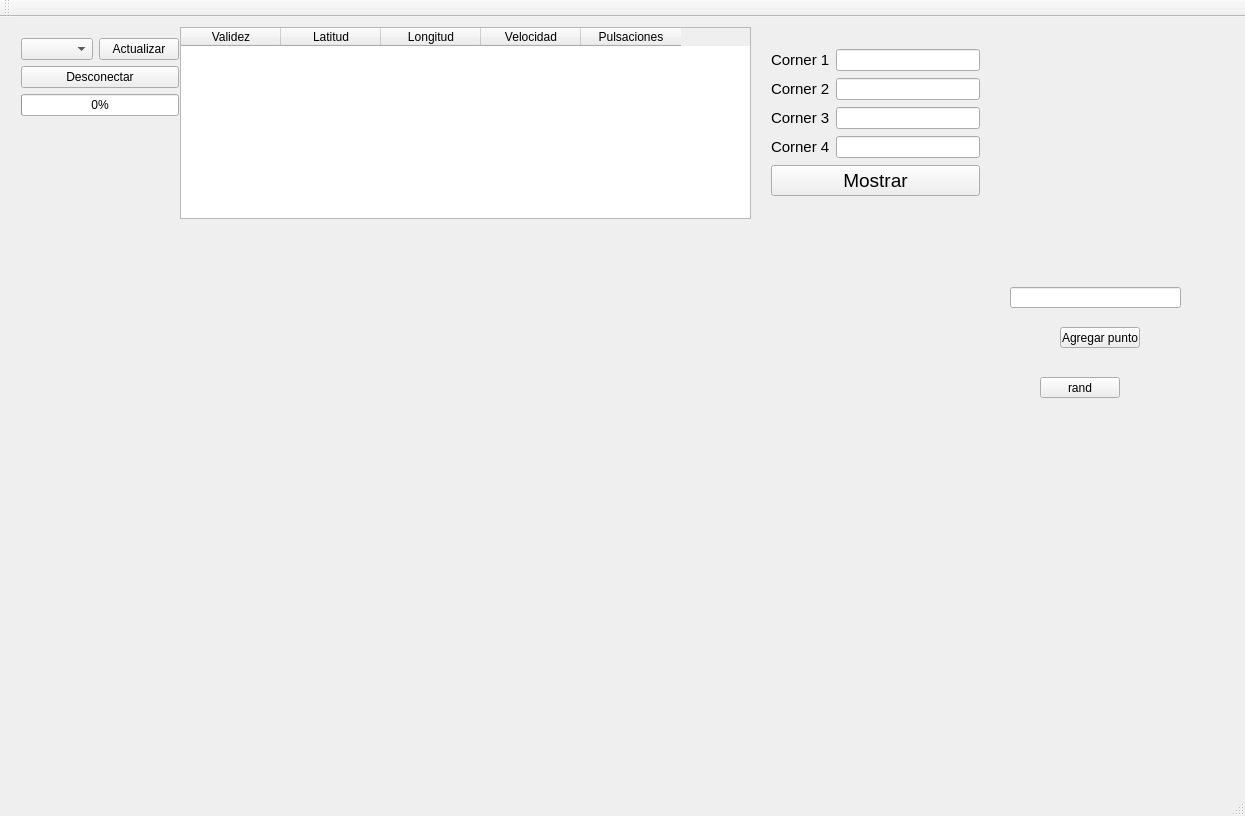
<?xml version="1.0" encoding="UTF-8"?>
<ui version="4.0">
 <class>MainWindow</class>
 <widget class="QMainWindow" name="MainWindow">
  <property name="geometry">
   <rect>
    <x>0</x>
    <y>0</y>
    <width>1245</width>
    <height>816</height>
   </rect>
  </property>
  <property name="windowTitle">
   <string>MainWindow</string>
  </property>
  <widget class="QWidget" name="centralWidget">
   <widget class="QTableWidget" name="tableWidgetdato">
    <property name="geometry">
     <rect>
      <x>180</x>
      <y>10</y>
      <width>571</width>
      <height>192</height>
     </rect>
    </property>
    <property name="autoScroll">
     <bool>false</bool>
    </property>
    <property name="editTriggers">
     <set>QAbstractItemView::NoEditTriggers</set>
    </property>
    <property name="alternatingRowColors">
     <bool>true</bool>
    </property>
    <property name="selectionBehavior">
     <enum>QAbstractItemView::SelectRows</enum>
    </property>
    <property name="textElideMode">
     <enum>Qt::ElideMiddle</enum>
    </property>
    <property name="verticalScrollMode">
     <enum>QAbstractItemView::ScrollPerItem</enum>
    </property>
    <column>
     <property name="text">
      <string>Validez</string>
     </property>
     <property name="textAlignment">
      <set>AlignCenter</set>
     </property>
    </column>
    <column>
     <property name="text">
      <string>Latitud</string>
     </property>
     <property name="textAlignment">
      <set>AlignCenter</set>
     </property>
    </column>
    <column>
     <property name="text">
      <string>Longitud</string>
     </property>
     <property name="textAlignment">
      <set>AlignCenter</set>
     </property>
    </column>
    <column>
     <property name="text">
      <string>Velocidad</string>
     </property>
     <property name="textAlignment">
      <set>AlignCenter</set>
     </property>
    </column>
    <column>
     <property name="text">
      <string>Pulsaciones</string>
     </property>
     <property name="textAlignment">
      <set>AlignCenter</set>
     </property>
    </column>
   </widget>
   <widget class="QWidget" name="layoutWidget">
    <property name="geometry">
     <rect>
      <x>10</x>
      <y>10</y>
      <width>162</width>
      <height>91</height>
     </rect>
    </property>
    <layout class="QVBoxLayout" name="verticalLayout">
     <property name="sizeConstraint">
      <enum>QLayout::SetFixedSize</enum>
     </property>
     <item>
      <layout class="QHBoxLayout" name="horizontalLayout">
       <item>
        <widget class="QComboBox" name="serie_combo"/>
       </item>
       <item>
        <widget class="QPushButton" name="serie_actualizar">
         <property name="text">
          <string>Actualizar</string>
         </property>
        </widget>
       </item>
      </layout>
     </item>
     <item>
      <widget class="QPushButton" name="serie_desconectar">
       <property name="text">
        <string>Desconectar</string>
       </property>
      </widget>
     </item>
     <item>
      <widget class="QProgressBar" name="progressBarserie">
       <property name="value">
        <number>0</number>
       </property>
       <property name="textVisible">
        <bool>true</bool>
       </property>
      </widget>
     </item>
    </layout>
   </widget>
   <widget class="QCustomPlot" name="plot" native="true">
    <property name="geometry">
     <rect>
      <x>50</x>
      <y>220</y>
      <width>901</width>
      <height>501</height>
     </rect>
    </property>
    <property name="autoFillBackground">
     <bool>false</bool>
    </property>
   </widget>
   <widget class="QWidget" name="layoutWidget">
    <property name="geometry">
     <rect>
      <x>760</x>
      <y>20</y>
      <width>231</width>
      <height>171</height>
     </rect>
    </property>
    <layout class="QVBoxLayout" name="verticalLayout_2">
     <item>
      <layout class="QHBoxLayout" name="horizontalLayout_2">
       <item>
        <widget class="QLabel" name="label">
         <property name="font">
          <font>
           <pointsize>11</pointsize>
          </font>
         </property>
         <property name="text">
          <string>Corner 1</string>
         </property>
        </widget>
       </item>
       <item>
        <widget class="QLineEdit" name="lineEditcorner1"/>
       </item>
      </layout>
     </item>
     <item>
      <layout class="QHBoxLayout" name="horizontalLayout_3">
       <item>
        <widget class="QLabel" name="label_2">
         <property name="font">
          <font>
           <pointsize>11</pointsize>
          </font>
         </property>
         <property name="text">
          <string>Corner 2</string>
         </property>
        </widget>
       </item>
       <item>
        <widget class="QLineEdit" name="lineEditcorner2"/>
       </item>
      </layout>
     </item>
     <item>
      <layout class="QHBoxLayout" name="horizontalLayout_4">
       <item>
        <widget class="QLabel" name="label_3">
         <property name="font">
          <font>
           <pointsize>11</pointsize>
          </font>
         </property>
         <property name="text">
          <string>Corner 3</string>
         </property>
        </widget>
       </item>
       <item>
        <widget class="QLineEdit" name="lineEditcorner3"/>
       </item>
      </layout>
     </item>
     <item>
      <layout class="QHBoxLayout" name="horizontalLayout_5">
       <item>
        <widget class="QLabel" name="label_4">
         <property name="font">
          <font>
           <pointsize>11</pointsize>
          </font>
         </property>
         <property name="text">
          <string>Corner 4</string>
         </property>
        </widget>
       </item>
       <item>
        <widget class="QLineEdit" name="lineEditcorner4"/>
       </item>
      </layout>
     </item>
     <item>
      <widget class="QPushButton" name="pushButtonmostrar">
       <property name="sizePolicy">
        <sizepolicy hsizetype="Minimum" vsizetype="Fixed">
         <horstretch>0</horstretch>
         <verstretch>0</verstretch>
        </sizepolicy>
       </property>
       <property name="font">
        <font>
         <pointsize>14</pointsize>
        </font>
       </property>
       <property name="text">
        <string>Mostrar</string>
       </property>
      </widget>
     </item>
    </layout>
   </widget>
   <widget class="QPushButton" name="pushButton">
    <property name="geometry">
     <rect>
      <x>1060</x>
      <y>310</y>
      <width>80</width>
      <height>21</height>
     </rect>
    </property>
    <property name="text">
     <string>Agregar punto</string>
    </property>
   </widget>
   <widget class="QLineEdit" name="lineEditpunto">
    <property name="geometry">
     <rect>
      <x>1010</x>
      <y>270</y>
      <width>171</width>
      <height>21</height>
     </rect>
    </property>
   </widget>
   <widget class="QPushButton" name="pushButton_2">
    <property name="geometry">
     <rect>
      <x>1040</x>
      <y>360</y>
      <width>80</width>
      <height>21</height>
     </rect>
    </property>
    <property name="text">
     <string>rand</string>
    </property>
   </widget>
   <zorder>layoutWidget</zorder>
   <zorder>tableWidgetdato</zorder>
   <zorder>layoutWidget</zorder>
   <zorder>plot</zorder>
   <zorder>pushButton</zorder>
   <zorder>lineEditpunto</zorder>
   <zorder>pushButton_2</zorder>
  </widget>
  <widget class="QMenuBar" name="menuBar">
   <property name="geometry">
    <rect>
     <x>0</x>
     <y>0</y>
     <width>1245</width>
     <height>20</height>
    </rect>
   </property>
  </widget>
  <widget class="QToolBar" name="mainToolBar">
   <attribute name="toolBarArea">
    <enum>TopToolBarArea</enum>
   </attribute>
   <attribute name="toolBarBreak">
    <bool>false</bool>
   </attribute>
  </widget>
  <widget class="QStatusBar" name="statusBar"/>
 </widget>
 <layoutdefault spacing="6" margin="11"/>
 <customwidgets>
  <customwidget>
   <class>QCustomPlot</class>
   <extends>QWidget</extends>
   <header>qcustomplot.h</header>
   <container>1</container>
  </customwidget>
 </customwidgets>
 <resources/>
 <connections/>
</ui>
